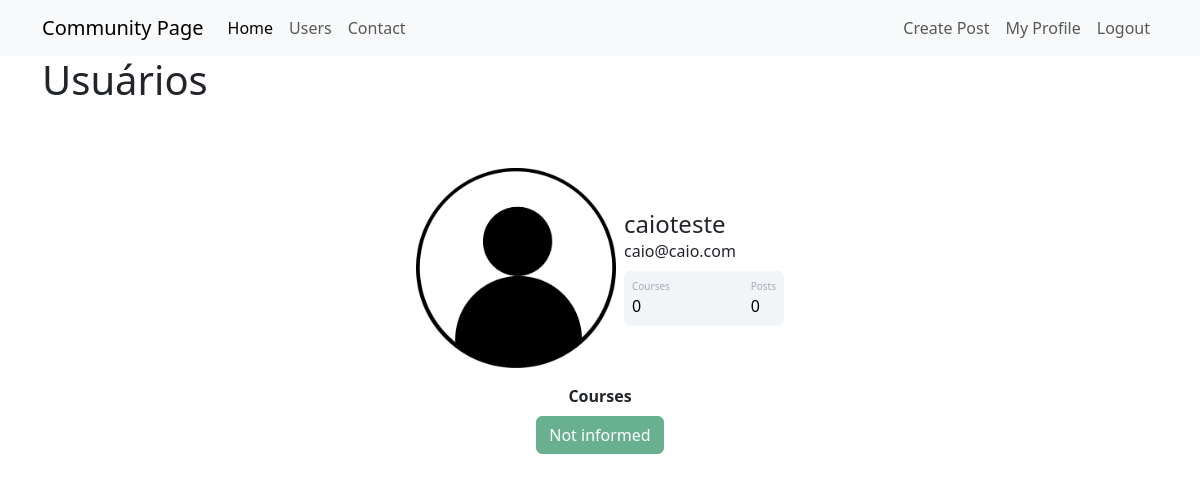
Screenshot of /users (signed in) with the database file from the repository.
### community_site/models.py (models this page shows)
class User(database.Model, UserMixin):
    id = database.Column(database.Integer, primary_key = True)
    username = database.Column(database.String, nullable = False)
    email = database.Column(database.String, nullable = False, unique = True)
    password = database.Column(database.String, nullable = False)
    profile_photo = database.Column(database.String, default = "default.jpg")
    posts = database.relationship('Post', backref = "author", lazy = True)
    courses = database.Column(database.String, nullable = False, default = "Not informed")
    def count_posts(self):
        return len(self.posts)

### community_site/routes.py (the view)
@app.route('/users')
@login_required
def users():
    users_list = User.query.all()
    return render_template('users.html', users_list = users_list)

### community_site/models.py (called while the page is built)
@login_manager.user_loader
def load_user (user_id):
    return User.query.get(int(user_id))

### community_site/templates/users.html
{% extends 'base.html'%}
{% block body %}
<div class="container">
    <h1>Usuários</h1>
    {% for user in users_list: %}
         <div class="container mt-5 d-flex justify-content-center">
        <div class="card p-3">
            <div class="d-flex align-items-center">
                <div class="image pe-2"> <img src="{{url_for('static', filename = 'images/{}'.format(user.profile_photo))}}" class="rounded" width="200"> </div>
                <div class="ml-3 w-100">
                    <h4 class="mb-0 mt-0">{{ user.username }}</h4> <span>{{ user.email }}</span>
                    <div class="p-2 mt-2 bg-primary d-flex justify-content-between rounded text-white stats">
                        {% if "Not informed" in user.courses or not user.courses%}
                            <div class="d-flex flex-column"> <span class="articles">Courses</span> <span class="number1">0</span> </div>
                        {% else %}
                            <div class="d-flex flex-column"> <span class="articles">Courses</span> <span class="number1">{{user.courses.count(';') + 1}}</span> </div>
                        {% endif %}
                        <div class="d-flex flex-column"> <span class="rating">Posts</span> <span class="number3">{{user.count_posts()}}</span> </div>
                    </div>
                </div>
            </div>
        </div>
    </div>
<div class="row justify-content-center">
    <div class="col col-4" style="text-align: center">
        <strong>Courses</strong><br>
        {% for course in user.courses.split(';') %}
        <button type="button" class="btn btn-success mt-2" disabled>{{ course }}</button>
        {% endfor %}
    </div>
</div>
    {% endfor %}
</div>
{% endblock %}

### community_site/static/main.css (style rules this page uses)
.card { width: 400px; border: none; border-radius: 10px; background-color: #fff }
.stats { background: #f2f5f8 !important; color: #000 !important }
.articles { font-size: 10px; color: #a1aab9 }
.number1 { font-weight: 500 }
.rating { font-size: 10px; color: #a1aab9 }
.number3 { font-weight: 500 }

### rows the page displays
User: profile_photo (placeholder picture), username "caioteste", email "caio@caio.com", shows "Courses", count_posts "0", courses "Not informed"
